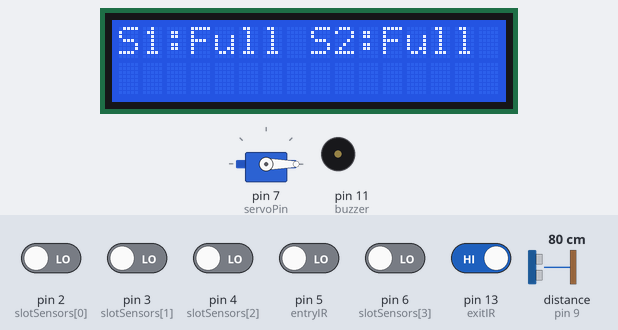
A sketch run on a simulated Arduino Uno, built with avr-gcc and run on an emulated ATmega328P. Shown: 16×2 character LCD, servo, buzzer (waves = sounding, pin HIGH). Wiring (inferred from the names in the program): ultrasonic range finder: trigger pin 8; echo pin 9. The test bench sets the inputs (shaded band); at power-on: pin 13 (exitIR) HIGH, pin 2 (slotSensors[0]), pin 3 (slotSensors[1]), pin 4 (slotSensors[2]), pin 5 (entryIR), pin 6 (slotSensors[3]) LOW, distance to the obstacle (sensor on pin 9) 80 cm. The echo pulse lasts 58.3 µs per cm; pins used as bus, display or sensor lines are not drawn.

Above: at 3.2 s.
3.3 s: distance to the obstacle (sensor on pin 9) set to 17 cm
5.6 s: distance to the obstacle (sensor on pin 9) set to 13 cm
At 5.77 s:
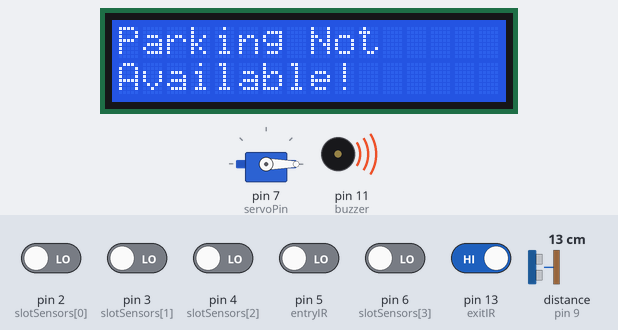
7.9 s: pin 13 (exitIR) driven LOW
At 10.7 s:
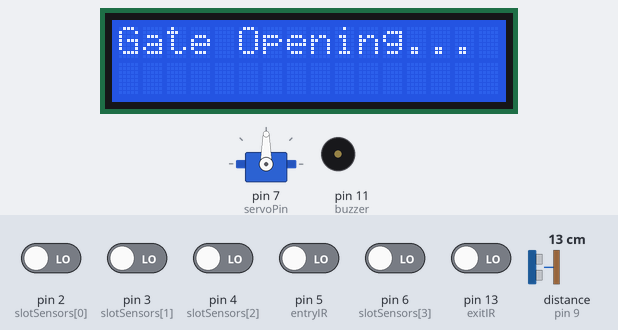
10.9 s: pin 13 (exitIR) driven HIGH
At 13.0 s:
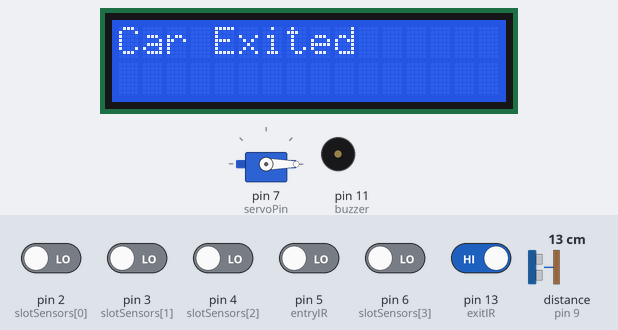
13.9 s: pin 4 (slotSensors[2]) driven HIGH
16.9 s: pin 5 (entryIR) driven HIGH
At 19.6 s:
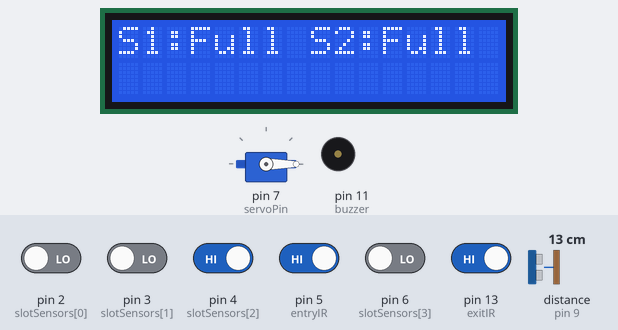
Timing chart, 0 to 20.9 s (numbered marks = the images above; inputs shaded):
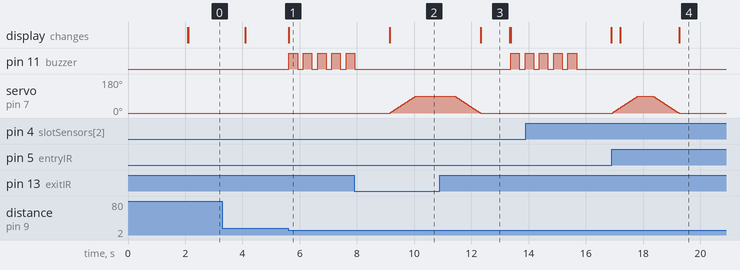

Measured:
- the behaviour switches between 16 and 15 cm on distance to the obstacle (sensor on pin 9) (found by bisection; images 0 and 1)
- after the input at 5.6 s, pin 11 (buzzer): alternates HIGH for 0.30 s and LOW for 0.20 s, starting at once; the display: changes at once (image 1)
- after the input at 7.9 s, pin 11 (buzzer): goes on until 7.9 s, then stays LOW; servo on pin 7 (servoPin): moves from 0° to 90° over 0.89 s, starting after 1.3 s; the display: changes after 1.2 s (image 2)
- after the input at 10.9 s, pin 11 (buzzer): LOW → HIGH after 2.5 s, → LOW 0.30 s later, → HIGH 0.20 s later; servo on pin 7 (servoPin): moves from 90° to 0° over 0.92 s, starting after 0.51 s; the display: changes after 1.4 s (image 3)
- after the input at 16.9 s, the display: first differs from a run without the input after 2.4 s (image 4)
- what the display in image 3 shows lasts 1.1 s, from 12.3 s to 13.4 s

The sketch:

CarParkingSystem.ino
```cpp
#include <LiquidCrystal_I2C.h>
#include <Servo.h>

LiquidCrystal_I2C lcd(0x27, 16, 2);
Servo gateServo;

// Sensor pins
const int slotSensors[4] = {2, 3, 4, 6};
const int entryIR = 5;
const int exitIR = 13;
const int trigPin = 8;
const int echoPin = 9;
const int servoPin = 7;
const int buzzer = 11;

int availableSlots = 4;

// Variables for non-blocking LCD update
unsigned long previousMillis = 0;
const long interval = 2000;  // 2 seconds
int displayToggle = 0;

void setup() {
  lcd.init();
  lcd.backlight();

  for (int i = 0; i < 4; i++) {
    pinMode(slotSensors[i], INPUT);
  }

  pinMode(entryIR, INPUT);
  pinMode(exitIR, INPUT);
  pinMode(trigPin, OUTPUT);
  pinMode(echoPin, INPUT);
  pinMode(buzzer, OUTPUT);

  gateServo.attach(servoPin);
  gateServo.write(0); // gate initially closed

  lcd.setCursor(0, 0);
  lcd.print(" Car Parking ");
  delay(2000);
  lcd.clear();
}

void checkSlots() {
  availableSlots = 0;
  for (int i = 0; i < 4; i++) {
    if (digitalRead(slotSensors[i]) == HIGH) {
      availableSlots++;  // HIGH = slot is free
    }
  }
}

long getUltrasonicDistance() {
  digitalWrite(trigPin, LOW);
  delayMicroseconds(2);
  digitalWrite(trigPin, HIGH);
  delayMicroseconds(10);
  digitalWrite(trigPin, LOW);
  long duration = pulseIn(echoPin, HIGH);
  return duration * 0.034 / 2;
}

void openGate() {
  for (int pos = 0; pos <= 90; pos++) {
    gateServo.write(pos);
    delay(10);
  }
}

void closeGate() {
  for (int pos = 90; pos >= 0; pos--) {
    gateServo.write(pos);
    delay(10);
  }
}

void buzzerAlert() {
  for (int i = 0; i < 5; i++) {
    digitalWrite(buzzer, HIGH);  // Use digitalWrite for active buzzer
    delay(300);
    digitalWrite(buzzer, LOW);
    delay(200);
  }
}

void loop() {
  checkSlots();
  long distance = getUltrasonicDistance();

  // Handle car entry
  if (distance < 15 && digitalRead(entryIR) == LOW) {
    if (availableSlots > 0) {
      lcd.clear();
      lcd.setCursor(0, 0);
      lcd.print("Gate Opening...");
      openGate();

      while (digitalRead(entryIR) == LOW);  // Wait until car passes
      delay(500);
      closeGate();
    } else {
      // All slots full
      lcd.clear();
      lcd.setCursor(0, 0);
      lcd.print("Parking Not");
      lcd.setCursor(0, 1);
      lcd.print("Available!");
      buzzerAlert();  // Alert when full
      delay(1000);
      lcd.clear();
    }
  }

  // Handle car exit
  if (digitalRead(exitIR) == LOW) {
    lcd.clear();
    lcd.setCursor(0, 0);
    lcd.print("Gate Opening...");
    openGate();

    while (digitalRead(exitIR) == LOW);  // Wait for car to exit
    delay(500);
    closeGate();

    lcd.clear();
    lcd.setCursor(0, 0);
    lcd.print("Car Exited");
    delay(1000);
    lcd.clear();
  }

  // Update LCD display with slot status
  unsigned long currentMillis = millis();
  if (currentMillis - previousMillis >= interval) {
    previousMillis = currentMillis;
    lcd.clear();
    lcd.setCursor(0, 0);

    if (displayToggle == 0) {
      lcd.print("S1:");
      lcd.print(digitalRead(slotSensors[0]) == HIGH ? "Free " : "Full ");
      lcd.print("S2:");
      lcd.print(digitalRead(slotSensors[1]) == HIGH ? "Free" : "Full");
      displayToggle = 1;
    } else {
      lcd.print("S3:");
      lcd.print(digitalRead(slotSensors[2]) == HIGH ? "Free " : "Full ");
      lcd.print("S4:");
      lcd.print(digitalRead(slotSensors[3]) == HIGH ? "Free" : "Full");
      displayToggle = 0;
    }
  }
}
```
